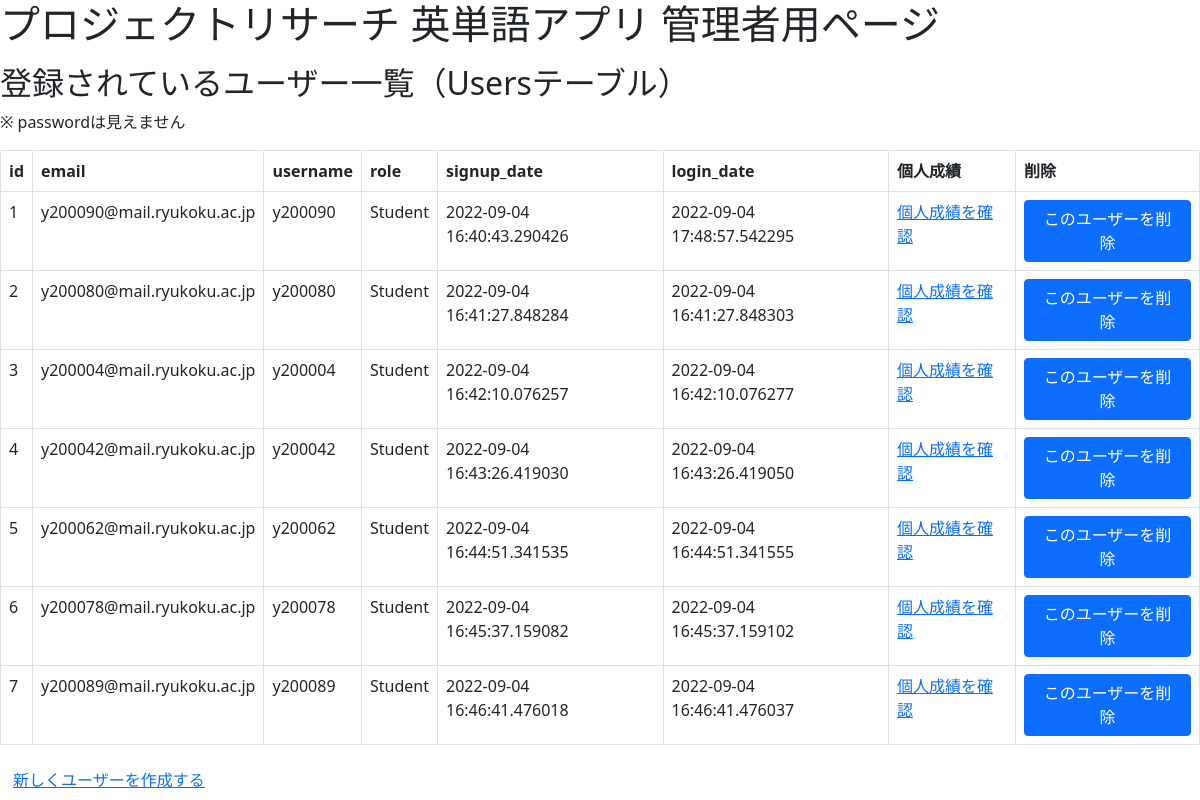
The page / on the database its author committed.
### tables this page shows
CREATE TABLE users (
	id INTEGER NOT NULL, 
	email VARCHAR(100) NOT NULL, 
	username VARCHAR(50) NOT NULL, 
	password VARCHAR(100) NOT NULL, 
	role VARCHAR(20) NOT NULL, 
	signup_date DATETIME NOT NULL, 
	login_date DATETIME NOT NULL, 
	PRIMARY KEY (id), 
	UNIQUE (email), 
	UNIQUE (username)
);

### Management_app.py (the view)
@app.route('/', methods=['GET', 'POST'])
def index():
    if request.method == 'GET':
        db = sqlite3.connect(DATABASE)  # データベースと接続
        sql_statement = 'SELECT id,email,username,role,signup_date,login_date FROM users'
        cur = db.execute(sql_statement)  # 検索を実行
        userdata = cur.fetchall()  # 該当部分を全て取得
        db.close()  # データベースとの接続を閉じる
        return render_template('home.html', userdata=userdata)

### templates/home.html (shortened to what this page needs)
{% extends "base.html" %}
{% block body %}
<h1>プロジェクトリサーチ 英単語アプリ 管理者用ページ</h1>
<h2>登録されているユーザー一覧（Usersテーブル）</h2>
<p>※ passwordは見えません</p>
<table class="table table-bordered">
  <thead>
    <tr>
      <th>id</th>
      <th>email</th>
      <th>username</th>
      <th>role</th>
      <th>signup_date</th>
      <th>login_date</th>
      <th>個人成績</th>
      <th>削除</th>
    </tr>
  </thead>
  <tbody>
    {% for useritem in userdata %}
    <tr>
      <td>{{useritem[0]}}</td>
      <td>{{useritem[1]}}</td>
      <td>{{useritem[2]}}</td>
      <td>{{useritem[3]}}</td>
      <td>{{useritem[4]}}</td>
      <td>{{useritem[5]}}</td>
      <td><a href="/students/{{useritem[0]}}">個人成績を確認</a></td>
      <td>
        <button type="button" class="btn btn-primary" data-bs-toggle="modal"
          data-bs-target="#Modal_{{useritem[0]}}">このユーザーを削除</button>
      </td>
    </tr>
    {% endfor %}
  </tbody>
</table>
<button type="button" class="btn btn-link"><a href="/create_user">新しくユーザーを作成する</a></button>
{% endblock %}

### rows shown on the page
users: id "1", email "y200090@mail.ryukoku.ac.jp", username "y200090", role "Student", signup_date "2022-09-04 16:40:43.290426", login_date "2022-09-04 17:48:57.542295"
users: id "2", email "y200080@mail.ryukoku.ac.jp", username "y200080", role "Student", signup_date "2022-09-04 16:41:27.848284", login_date "2022-09-04 16:41:27.848303"
users: id "3", email "y200004@mail.ryukoku.ac.jp", username "y200004", role "Student", signup_date "2022-09-04 16:42:10.076257", login_date "2022-09-04 16:42:10.076277"
users: id "4", email "y200042@mail.ryukoku.ac.jp", username "y200042", role "Student", signup_date "2022-09-04 16:43:26.419030", login_date "2022-09-04 16:43:26.419050"
users: id "5", email "y200062@mail.ryukoku.ac.jp", username "y200062", role "Student", signup_date "2022-09-04 16:44:51.341535", login_date "2022-09-04 16:44:51.341555"
users: id "6", email "y200078@mail.ryukoku.ac.jp", username "y200078", role "Student", signup_date "2022-09-04 16:45:37.159082", login_date "2022-09-04 16:45:37.159102"
users: id "7", email "y200089@mail.ryukoku.ac.jp", username "y200089", role "Student", signup_date "2022-09-04 16:46:41.476018", login_date "2022-09-04 16:46:41.476037"
